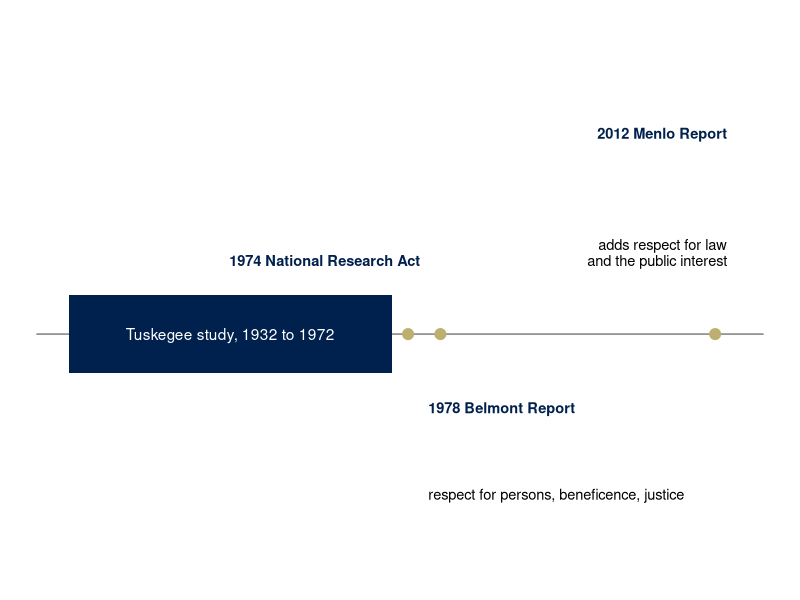
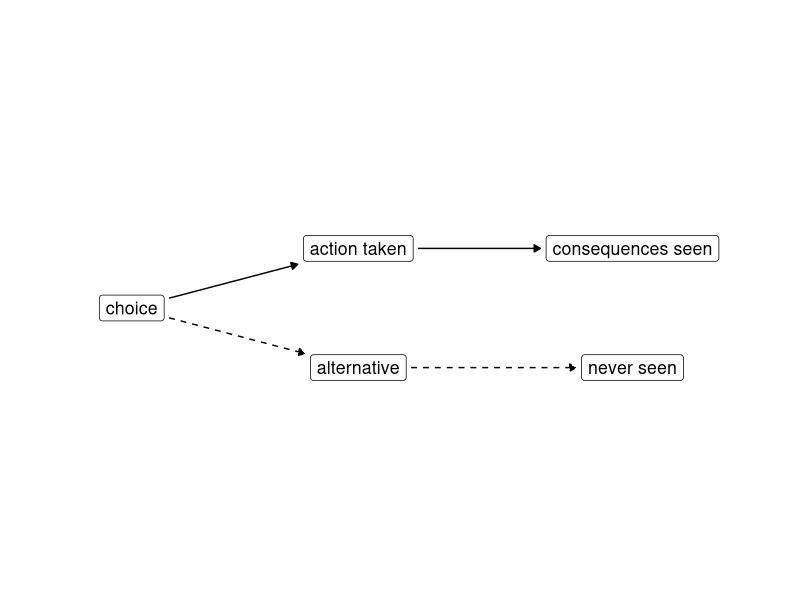
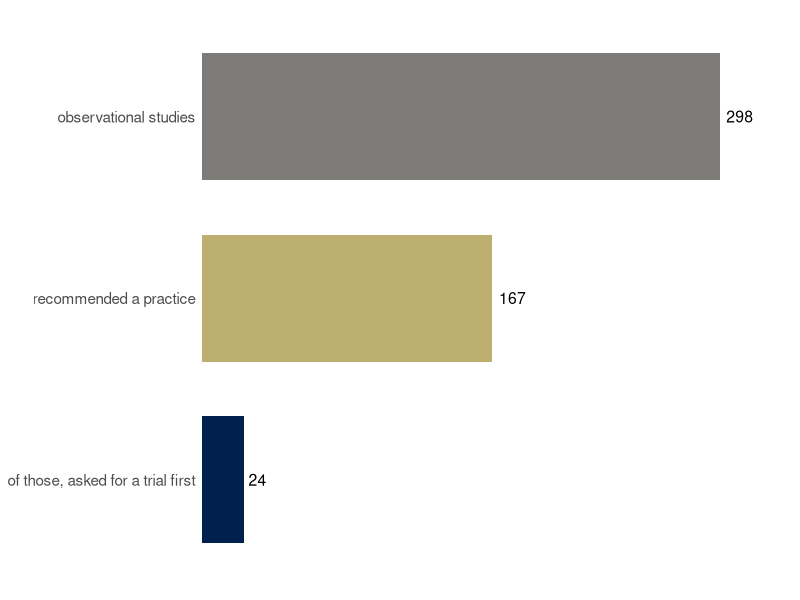
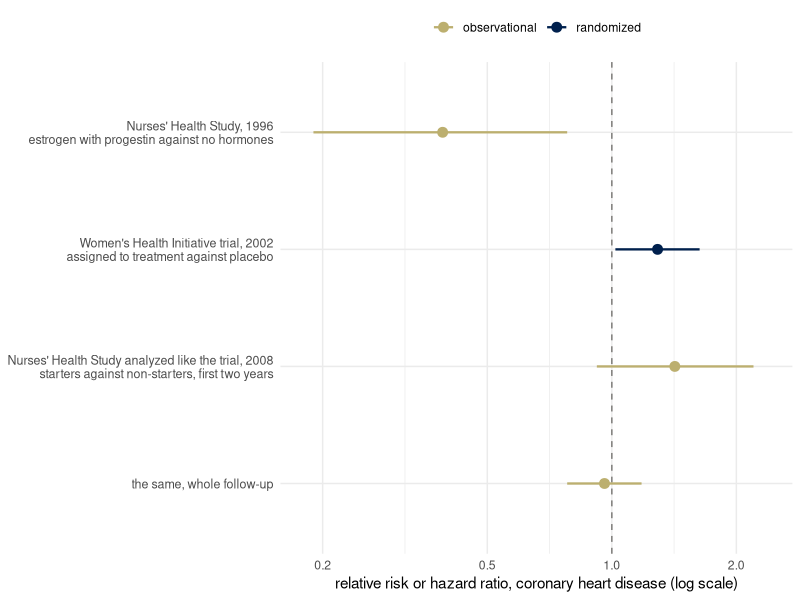
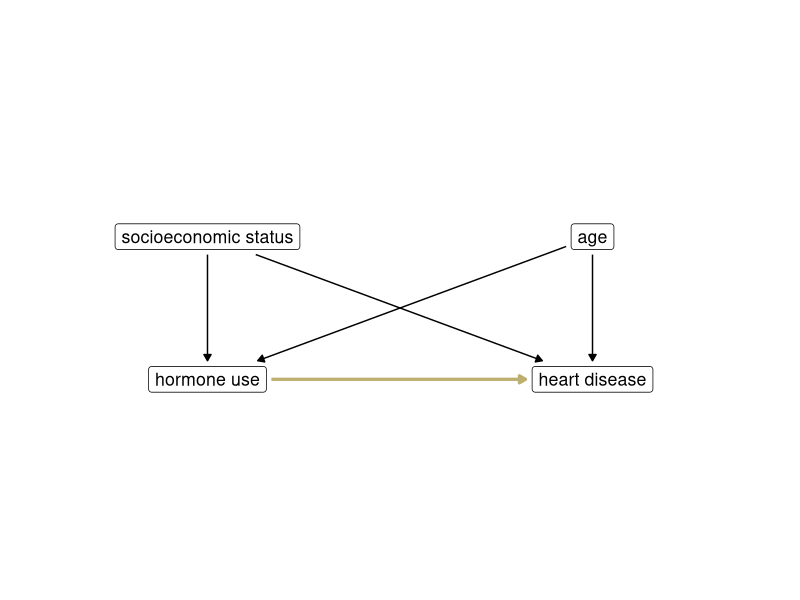
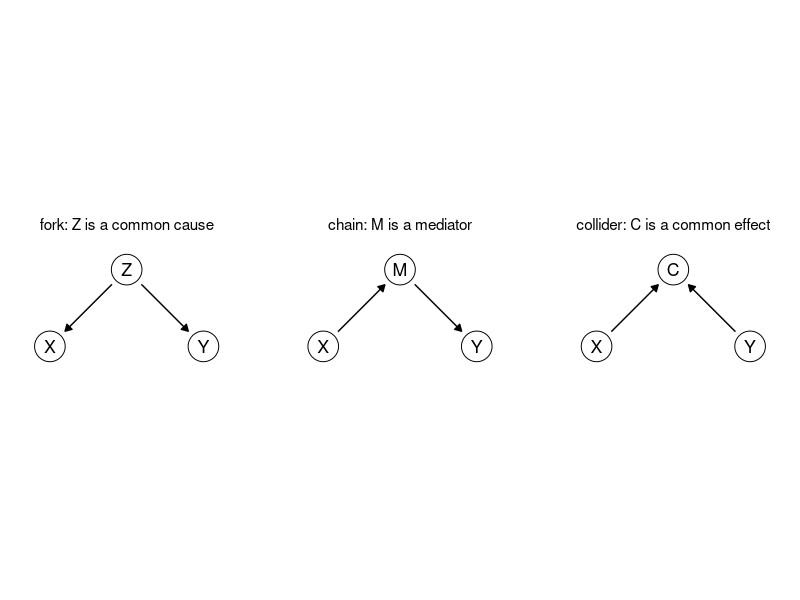
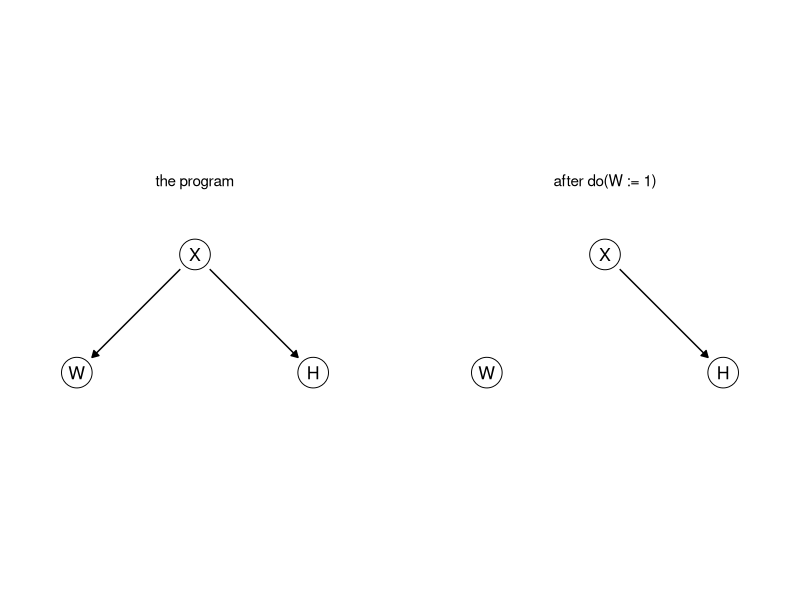
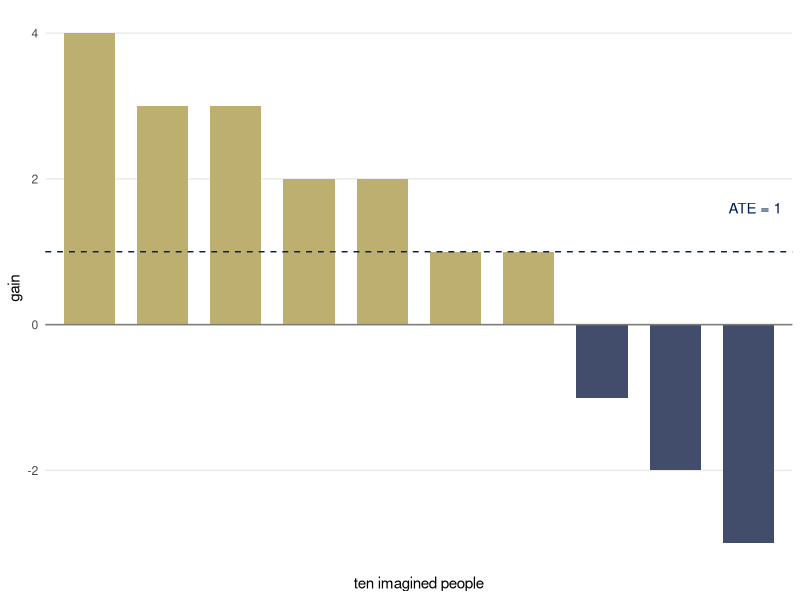

R code for these plots, in order:
## ---- chunk 1
library(ggplot2)
library(dplyr)
theme_set(theme_minimal())
set.seed(313)
# cividis: viridisLite::cividis(9)[c(1, 3, 5, 6, 7, 9)]
navy <- "#00204D"; slate <- "#414D6B"; cgray <- "#7C7B78"; khaki <- "#9B9477"; gold <- "#BCAF6F"; yellow <- "#FFEA46"
two <- c(navy, gold)               # the two groups, wherever there are two

# Causal graphs. Nodes are letters in circles, or words in boxes (boxes = TRUE).
# A node's size is fixed on the page, in inches, while the figure's size decides how
# many inches a data unit is. draw_dag measures both on the graphics device open when it
# is called (in a rendered document, the chunk's figure) and stops every arrow `gap`
# inches short of the two nodes it joins. Arrows listed in `dashed` are dashed (an
# unobserved variable's influence); arrows listed in `highlight` are gold.
# One panel per value of `panel`; `extra` takes theme settings that change the layout,
# such as the panel titles' margins, so that they are measured too.
draw_dag <- function(nodes, edges, dashed = character(0), highlight = character(0), boxes = FALSE,
                     text_size = 4.5, xlim = c(-0.5, 2.5), ylim = c(-0.4, 1.4), extra = theme(),
                     gap = 0.05) {
  if (!"panel" %in% names(nodes)) { nodes$panel <- ""; edges$panel <- "" }
  pad <- unit(0.3, "lines"); border <- 0.25; dot <- 10; stroke <- 0.5; lw <- c(black = 0.5, gold = 1.1)
  p <- ggplot() +
    facet_wrap(~ panel, nrow = 1) +
    coord_fixed(xlim = xlim, ylim = ylim) +
    theme_void() +
    theme(strip.text = element_text(size = 11), panel.spacing = unit(1, "lines")) +
    extra
  p <- if (boxes) {
    p + geom_label(data = nodes, aes(x, y, label = name), size = text_size, label.size = border,
                   label.padding = pad)
  } else {
    p + geom_point(data = nodes, aes(x, y), size = dot, shape = 21, fill = "white", stroke = stroke) +
      geom_text(data = nodes, aes(x, y, label = name), size = text_size, parse = TRUE)
  }
  # Inches per data unit: the panels share what the strips and spacing leave of the figure.
  inch <- function(u, f) f(u, "in", valueOnly = TRUE)
  g <- ggplotGrob(p)
  pp <- ggplot_build(p)$layout$panel_params[[1]]
  per_unit <- min((dev.size("in")[1] - sum(inch(g$widths, grid::convertWidth))) /
                    (length(unique(nodes$panel)) * diff(pp$x.range)),
                  (dev.size("in")[2] - sum(inch(g$heights, grid::convertHeight))) / diff(pp$y.range))
  # Half the width and half the height of each node, outline included, in data units.
  if (boxes) {
    text <- lapply(as.character(nodes$name), grid::textGrob, gp = grid::gpar(fontsize = text_size * .pt))
    nodes$hw <- (sapply(text, \(t) inch(grid::grobWidth(t), grid::convertWidth)) / 2 +
                   inch(pad, grid::convertWidth) + border * .pt / 96 / 2) / per_unit
    nodes$hh <- (sapply(text, \(t) inch(grid::grobHeight(t), grid::convertHeight)) / 2 +
                   inch(pad, grid::convertHeight) + border * .pt / 96 / 2) / per_unit
  } else {
    # R draws a circle of radius 0.375 times its font size (shape 21)
    nodes$hw <- nodes$hh <- (0.375 * (dot * .pt + stroke * .stroke / 2) / 72 +
                               stroke * .stroke / 2 / 96 / 2) / per_unit
  }
  e <- edges |>
    left_join(nodes, by = c("panel", "from" = "name")) |>
    rename(x0 = x, y0 = y, hw0 = hw, hh0 = hh) |>
    left_join(nodes, by = c("panel", "to" = "name")) |>
    mutate(dx = x - x0, dy = y - y0, len = sqrt(dx^2 + dy^2), ux = dx / len, uy = dy / len,
           col = ifelse(paste(from, to) %in% highlight, "#BCAF6F", "black"),
           style = ifelse(paste(from, to) %in% dashed, "dashed", "solid"),
           # the start clears the node by gap; the end by gap and half the arrow's line width,
           # which the rounded tip adds
           g0 = gap / per_unit,
           g1 = (gap + ifelse(col == "black", lw[["black"]], lw[["gold"]]) * .pt / 96 / 2) / per_unit,
           # distance from a node's center, along the arrow, to the node's outline grown by g
           s0 = if (boxes) pmin((hw0 + g0) / pmax(abs(ux), 1e-9), (hh0 + g0) / pmax(abs(uy), 1e-9)) else hw0 + g0,
           s1 = if (boxes) pmin((hw + g1) / pmax(abs(ux), 1e-9), (hh + g1) / pmax(abs(uy), 1e-9)) else hw + g1,
           xs = x0 + s0 * ux, ys = y0 + s0 * uy, xe = x - s1 * ux, ye = y - s1 * uy)
  p + geom_segment(data = e, aes(x = xs, y = ys, xend = xe, yend = ye, linetype = style, color = col),
                   arrow = arrow(length = unit(0.18, "cm"), type = "closed"),
                   linewidth = ifelse(e$col == "black", lw[["black"]], lw[["gold"]]), show.legend = FALSE) +
    scale_linetype_identity() + scale_color_identity()
}
## ---- chunk 2
lab <- data.frame(
  x     = c(1975.5, 1976.5, 1976.5, 2013.5, 2013.5),
  y     = c(0.3, -0.3, -0.68, 0.86, 0.3),
  label = c("1974 National Research Act", "1978 Belmont Report", "respect for persons, beneficence, justice",
            "2012 Menlo Report", "adds respect for law\nand the public interest"),
  hj    = c(1, 0, 0, 1, 1), vj = c(0, 1, 1, 0, 0),
  bold  = c(TRUE, TRUE, FALSE, TRUE, FALSE))
ggplot() +
  annotate("segment", x = 1928, xend = 2018, y = 0, yend = 0, color = cgray, linewidth = 0.5) +
  annotate("rect", xmin = 1932, xmax = 1972, ymin = -0.17, ymax = 0.17, fill = navy) +
  annotate("text", x = 1952, y = 0, label = "Tuskegee study, 1932 to 1972", color = "white", size = 3.9) +
  annotate("point", x = c(1974, 1978, 2012), y = 0, size = 3.4, color = gold) +
  geom_text(data = lab, aes(x, y, label = label, hjust = hj, vjust = vj,
                            fontface = ifelse(bold, "bold", "plain"), color = ifelse(bold, navy, "black")),
            size = 3.7, lineheight = 0.9) +
  scale_color_identity() +
  coord_cartesian(xlim = c(1928, 2018), ylim = c(-1.05, 1.35), clip = "off") +
  theme_void()
## ---- chunk 3
draw_dag(data.frame(name = c("choice", "action taken", "alternative", "consequences seen", "never seen"),
                    x = c(0, 1.9, 1.9, 4.2, 4.2), y = c(0.5, 1, 0, 1, 0)),
         data.frame(from = c("choice", "choice", "action taken", "alternative"),
                    to = c("action taken", "alternative", "consequences seen", "never seen")),
         dashed = c("choice alternative", "alternative never seen"),
         boxes = TRUE, xlim = c(-0.8, 5.3), ylim = c(-0.3, 1.3))
## ---- chunk 4
prasad <- data.frame(label = c("observational studies", "recommended a practice", "of those, asked for a trial first"),
                     n = c(298, 167, 24))
prasad$label <- factor(prasad$label, levels = rev(prasad$label))
ggplot(prasad, aes(n, label, fill = label)) +
  geom_col(width = 0.7, show.legend = FALSE) +
  geom_text(aes(label = n), hjust = -0.25, size = 4) +
  scale_fill_manual(values = setNames(c(cgray, gold, navy), levels(prasad$label)[3:1])) +
  scale_x_continuous(limits = c(0, 340), expand = c(0, 0)) +
  coord_cartesian(clip = "off") +
  labs(x = NULL, y = NULL) +
  theme(axis.text.x = element_blank(), panel.grid.major = element_blank(), panel.grid.minor = element_blank(),
        axis.text.y = element_text(size = 11))
## ---- chunk 5
hrt <- data.frame(
  label = c("Nurses' Health Study, 1996\nestrogen with progestin against no hormones",
            "Women's Health Initiative trial, 2002\nassigned to treatment against placebo",
            "Nurses' Health Study analyzed like the trial, 2008\nstarters against non-starters, first two years",
            "the same, whole follow-up"),
  est = c(0.39, 1.29, 1.42, 0.96), lo = c(0.19, 1.02, 0.92, 0.78), hi = c(0.78, 1.63, 2.20, 1.18),
  design = c("observational", "randomized", "observational", "observational"))
hrt$label <- factor(hrt$label, levels = rev(hrt$label))
ggplot(hrt, aes(est, label, color = design)) +
  geom_vline(xintercept = 1, linetype = "dashed", color = cgray) +
  geom_linerange(aes(xmin = lo, xmax = hi), linewidth = 0.8) +
  geom_point(size = 3) +
  scale_color_manual(values = c(observational = gold, randomized = navy)) +
  scale_x_log10(breaks = c(0.2, 0.5, 1, 2), limits = c(0.18, 2.4)) +
  labs(x = "relative risk or hazard ratio, coronary heart disease (log scale)", y = NULL, color = NULL) +
  theme(legend.position = "top", axis.text.y = element_text(size = 9))
## ---- chunk 6
draw_dag(data.frame(name = c("socioeconomic status", "age", "hormone use", "heart disease"),
                    x = c(0, 2.7, 0, 2.7), y = c(1, 1, 0, 0)),
         data.frame(from = c("socioeconomic status", "socioeconomic status", "age", "age", "hormone use"),
                    to = c("hormone use", "heart disease", "hormone use", "heart disease", "heart disease")),
         highlight = "hormone use heart disease", boxes = TRUE, xlim = c(-1.2, 3.9), ylim = c(-0.25, 1.25))
## ---- chunk 7
shapes <- c("fork: Z is a common cause", "chain: M is a mediator", "collider: C is a common effect")
nodes <- data.frame(panel = rep(shapes, each = 3),
                    name = c("Z", "X", "Y", "M", "X", "Y", "C", "X", "Y"),
                    x = rep(c(1, 0, 2), 3), y = rep(c(1, 0, 0), 3))
edges <- data.frame(panel = rep(shapes, each = 2),
                    from = c("Z", "Z", "X", "M", "X", "Y"),
                    to = c("X", "Y", "M", "Y", "C", "C"))
nodes$panel <- factor(nodes$panel, levels = shapes); edges$panel <- factor(edges$panel, levels = shapes)
draw_dag(nodes, edges)
## ---- chunk 8
pp <- c("the program", "after do(W := 1)")
nodes <- data.frame(panel = rep(pp, each = 3), name = rep(c("X", "W", "H"), 2),
                    x = rep(c(1, 0, 2), 2), y = rep(c(1, 0, 0), 2))
edges <- data.frame(panel = c(pp[1], pp[1], pp[2]), from = "X", to = c("W", "H", "H"))
nodes$panel <- factor(nodes$panel, levels = pp); edges$panel <- factor(edges$panel, levels = pp)
draw_dag(nodes, edges, extra = theme(strip.clip = "off", strip.text = element_text(size = 11, margin = margin(t = 2, b = 6))))
## ---- chunk 9
gains <- data.frame(person = factor(1:10), effect = c(4, 3, 3, 2, 2, 1, 1, -1, -2, -3))
ggplot(gains, aes(person, effect, fill = effect > 0)) +
  geom_col(width = 0.7, show.legend = FALSE) +
  geom_hline(yintercept = 0, color = cgray) +
  geom_hline(yintercept = mean(gains$effect), linetype = "dashed", color = navy) +
  annotate("text", x = 10.45, y = 1.6, label = "ATE = 1", hjust = 1, color = navy, size = 3.8) +
  scale_fill_manual(values = c(`TRUE` = gold, `FALSE` = slate)) +
  labs(x = "ten imagined people", y = "gain") +
  theme(panel.grid.major.x = element_blank(), panel.grid.minor = element_blank(), axis.text.x = element_blank())
## ---- chunk 10
pics <- c("X causes Y", "Y causes X", "Z causes both")
nodes <- data.frame(panel = c(pics[1], pics[1], pics[2], pics[2], pics[3], pics[3], pics[3]),
                    name = c("X", "Y", "X", "Y", "Z", "X", "Y"),
                    x = c(0, 2, 0, 2, 1, 0, 2), y = c(0, 0, 0, 0, 1, 0, 0))
edges <- data.frame(panel = c(pics[1], pics[2], pics[3], pics[3]),
                    from = c("X", "Y", "Z", "Z"), to = c("Y", "X", "X", "Y"))
nodes$panel <- factor(nodes$panel, levels = pics); edges$panel <- factor(edges$panel, levels = pics)
draw_dag(nodes, edges)
## ---- chunk 11
draw_dag(data.frame(name = c("Z", "X", "Y"), x = c(1, 0, 2), y = c(1, 0, 0)),
         data.frame(from = c("Z", "Z", "X"), to = c("X", "Y", "Y")))
## ---- chunk 12
ucb <- as.data.frame(UCBAdmissions) |>
  group_by(Dept, Gender) |>
  summarize(applied = sum(Freq), admitted = sum(Freq[Admit == "Admitted"]), .groups = "drop") |>
  mutate(rate = admitted / applied, Dept = as.character(Dept))
overall <- as.data.frame(UCBAdmissions) |>
  group_by(Gender) |>
  summarize(applied = sum(Freq), admitted = sum(Freq[Admit == "Admitted"]), .groups = "drop") |>
  mutate(rate = admitted / applied, Dept = "all six")
bind_rows(ucb, overall) |>
  mutate(Dept = factor(Dept, levels = c("all six", LETTERS[1:6]))) |>
  ggplot(aes(Dept, rate, color = Gender, size = applied)) +
  geom_point() +
  scale_color_manual(values = two, labels = c("men", "women")) +
  scale_size_area(max_size = 9, guide = "none") +
  scale_y_continuous(labels = scales::percent, limits = c(0, 0.9)) +
  labs(x = "department", y = "admitted", color = NULL,
       title = "Six largest departments; point size is the number of applicants")
## ---- chunk 13
set.seed(3)
n <- 5000
Z <- rnorm(n)
X <- 1 * Z + rnorm(n)
Y <- 0.5 * X + 1 * Z + rnorm(n)
coef(lm(Y ~ X))["X"]        # Y on X alone
coef(lm(Y ~ X + Z))["X"]    # Y on X and Z
## ---- chunk 14
Y_do1 <- 0.5 * 1 + 1 * Z + rnorm(n)     # everyone gets X = 1; Z untouched
Y_do0 <- 0.5 * 0 + 1 * Z + rnorm(n)     # everyone gets X = 0
mean(Y_do1) - mean(Y_do0)
## ---- chunk 15
one_sample <- function(n) {
  Z <- rnorm(n)
  X <- Z + rnorm(n)
  Y <- 0.5 * X + Z + rnorm(n)
  c(coef(lm(Y ~ X))[2], coef(lm(Y ~ X + Z))[2])
}
sims <- bind_rows(lapply(c(50, 200, 1000, 5000), function(n) {
  est <- replicate(200, one_sample(n))      # 2 rows, 200 columns
  data.frame(n = n, slope = c(est[1, ], est[2, ]),
             fit = rep(c("Y on X alone", "Y on X and Z"), each = 200))
}))
ggplot(sims, aes(factor(n), slope, color = fit)) +
  geom_hline(yintercept = c(0.5, 1), linetype = "dotted") +
  geom_jitter(width = 0.2, height = 0, alpha = 0.4, size = 1) +
  scale_color_manual(values = two, name = NULL) +
  labs(x = "sample size", y = "coefficient on X")
## ---- chunk 16
draw_dag(data.frame(name = c("Z", "U", "X", "Y"), x = c(0.4, 1.6, 0, 2), y = c(1.1, 1.1, 0, 0)),
         data.frame(from = c("Z", "Z", "U", "U", "X"), to = c("X", "Y", "X", "Y", "Y")),
         dashed = c("U X", "U Y"))
## ---- chunk 17
draw_dag(data.frame(name = c("funding", "goes to the club", "attendance", "test results", "family circumstances"),
                    x = c(-0.9, 0.5, 1.45, 2.45, 1.45), y = c(0.6, 0.6, -0.05, 0.6, 1.3)),
         data.frame(from = c("funding", "goes to the club", "goes to the club", "attendance",
                             "family circumstances", "family circumstances"),
                    to = c("goes to the club", "attendance", "test results", "test results",
                           "goes to the club", "test results")),
         boxes = TRUE, xlim = c(-1.6, 3.3), ylim = c(-0.3, 1.55))
